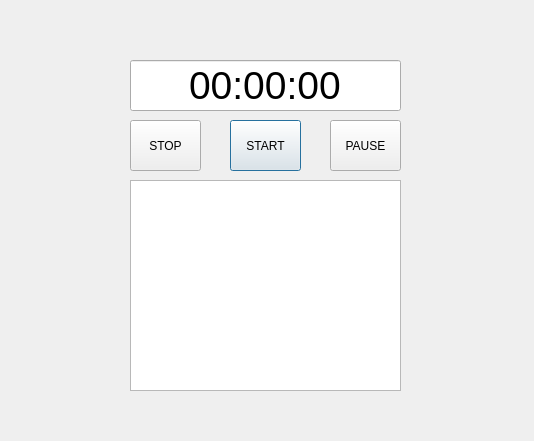
<?xml version="1.0" encoding="UTF-8"?>
<ui version="4.0">
 <class>Dialog</class>
 <widget class="QDialog" name="Dialog">
  <property name="geometry">
   <rect>
    <x>0</x>
    <y>0</y>
    <width>534</width>
    <height>441</height>
   </rect>
  </property>
  <property name="windowTitle">
   <string>Dialog</string>
  </property>
  <widget class="QPushButton" name="btn_start">
   <property name="geometry">
    <rect>
     <x>230</x>
     <y>120</y>
     <width>71</width>
     <height>51</height>
    </rect>
   </property>
   <property name="text">
    <string>START</string>
   </property>
  </widget>
  <widget class="QPushButton" name="btn_stop">
   <property name="geometry">
    <rect>
     <x>130</x>
     <y>120</y>
     <width>71</width>
     <height>51</height>
    </rect>
   </property>
   <property name="text">
    <string>STOP</string>
   </property>
  </widget>
  <widget class="QTextEdit" name="flags">
   <property name="geometry">
    <rect>
     <x>130</x>
     <y>180</y>
     <width>271</width>
     <height>211</height>
    </rect>
   </property>
   <property name="readOnly">
    <bool>true</bool>
   </property>
  </widget>
  <widget class="QPushButton" name="btn_pause">
   <property name="geometry">
    <rect>
     <x>330</x>
     <y>120</y>
     <width>71</width>
     <height>51</height>
    </rect>
   </property>
   <property name="text">
    <string>PAUSE</string>
   </property>
  </widget>
  <widget class="QLineEdit" name="label">
   <property name="geometry">
    <rect>
     <x>130</x>
     <y>60</y>
     <width>271</width>
     <height>51</height>
    </rect>
   </property>
   <property name="font">
    <font>
     <pointsize>29</pointsize>
    </font>
   </property>
   <property name="text">
    <string>00:00:00</string>
   </property>
   <property name="alignment">
    <set>Qt::AlignCenter</set>
   </property>
   <property name="readOnly">
    <bool>true</bool>
   </property>
  </widget>
 </widget>
 <resources/>
 <connections/>
</ui>
